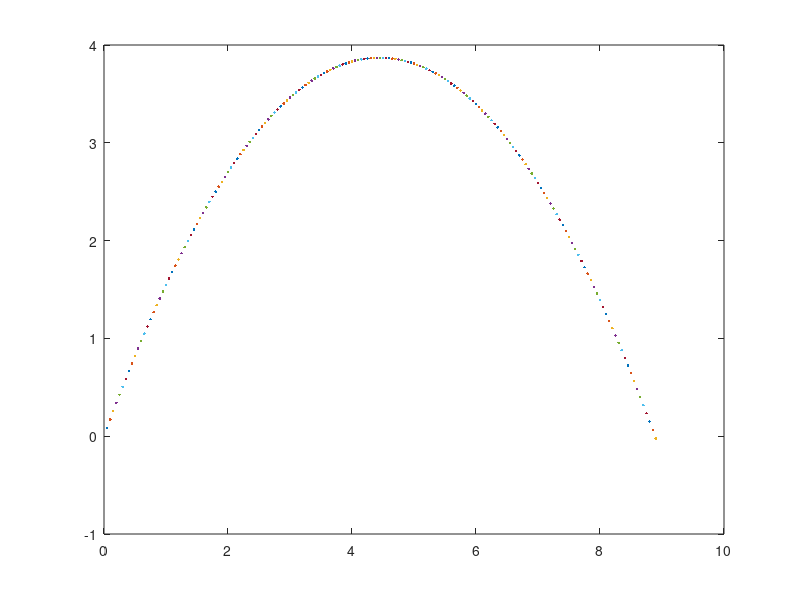

This chart was generated by the following MATLAB code:
% Parabolic Motion 

v0= 10 ; h= 0.01;
x1=0;
y1=0;
a=deg2rad(60);
g=9.8;  
deltaT=2*v0*sin(a)/g;  

for t=0:h:deltaT+h
    x1=x1+h*v0*cos(a);   
    y1=y1+h*(v0*sin(a)-g*t);
    plot(x1,y1)
    hold all
    getframe;    
end